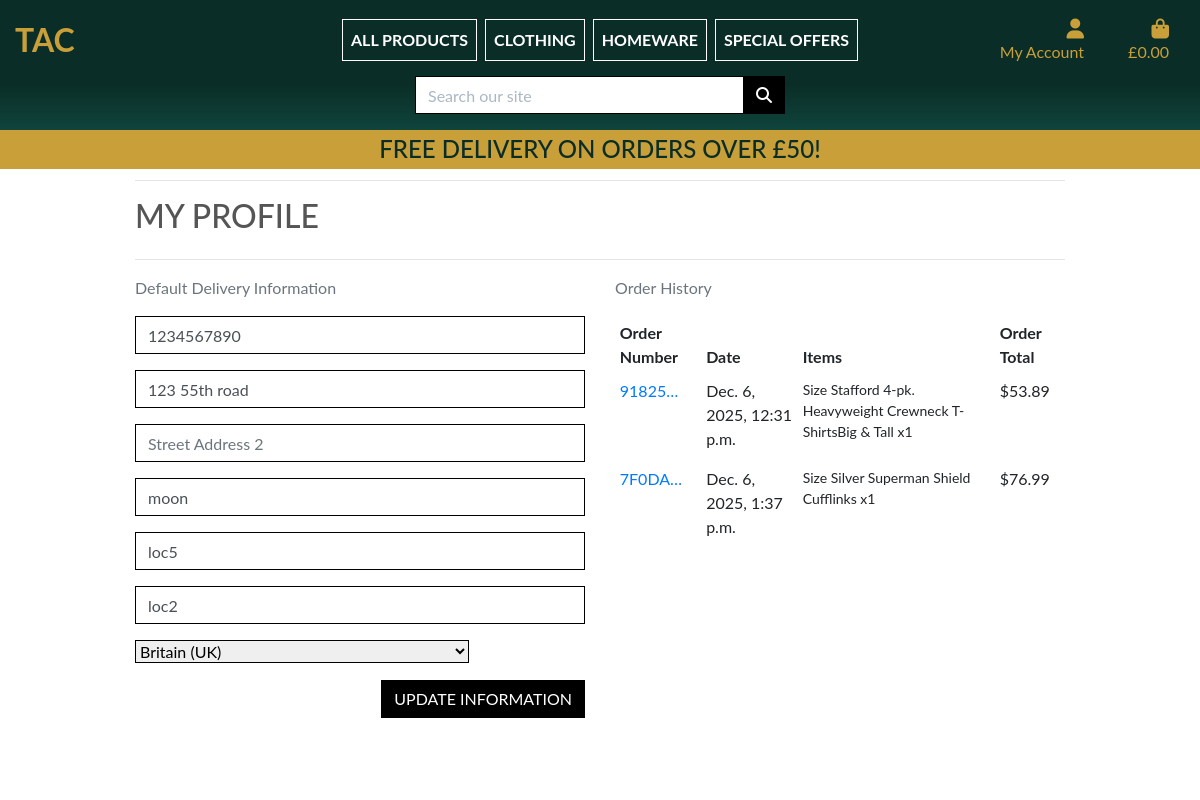
/profile/ (signed in), run on the app's committed database.
### profiles/models.py (models this page shows, shortened)
class UserProfile(models.Model):
    user = models.OneToOneField(User, on_delete=models.CASCADE)
    default_phone_number = models.CharField(max_length=20, null=True, blank=True)
    default_street_address1 = models.CharField(max_length=80, null=True, blank=True)
    default_street_address2 = models.CharField(max_length=80, null=True, blank=True)
    default_town_or_city = models.CharField(max_length=40, null=True, blank=True)
    default_county = models.CharField(max_length=80, null=True, blank=True)
    default_postcode = models.CharField(max_length=20, null=True, blank=True)
    default_country = CountryField(blank_label='Country', null=True, blank=True)

### checkout/models.py (models this page shows, shortened)
class Order(models.Model):
    order_number = models.CharField(max_length=32, null=False, editable=False)
    user_profile = models.ForeignKey(UserProfile, on_delete=models.SET_NULL, null=True, blank=True, related_name='orders')
    full_name = models.CharField(max_length=50, null=False, blank=False)
    email = models.EmailField(max_length=254, null=False, blank=False)
    phone_number = models.CharField(max_length=20, null=False, blank=False)
    country = CountryField(blank_label='Country *', null=False, blank=False)
    postcode = models.CharField(max_length=20, null=True, blank=True)
    town_or_city = models.CharField(max_length=40, null=False, blank=False)
    street_address1 = models.CharField(max_length=80, null=False, blank=False)
    street_address2 = models.CharField(max_length=80, null=True, blank=True)
    county = models.CharField(max_length=80, null=True, blank=True)
    date = models.DateTimeField(auto_now_add=True)
    delivery_cost = models.DecimalField(max_digits=6, decimal_places=2, null=False, default=0)
    order_total = models.DecimalField(max_digits=10, decimal_places=2, null=False, default=0)
    grand_total = models.DecimalField(max_digits=10, decimal_places=2, null=False, default=0)
    original_bag = models.TextField(null=False, blank=False, default='')
    stripe_pid = models.CharField(max_length=254, null=False, blank=False, default='')

class OrderLineItem(models.Model):
    order = models.ForeignKey(Order, null=False, blank=False, on_delete=models.CASCADE, related_name='lineitems')
    product = models.ForeignKey(Product, null=False, blank=False, on_delete=models.CASCADE)
    product_size = models.CharField(max_length=2, null=True, blank=True) # XS, S, M, L, XL
    quantity = models.IntegerField(null=False, blank=False, default=0)
    lineitem_total = models.DecimalField(max_digits=6, decimal_places=2, null=False, blank=False, editable=False)

### products/models.py (models this page shows, shortened)
class Product(models.Model):
    category = models.ForeignKey('Category', null=True, blank=True, on_delete=models.SET_NULL)
    sku = models.CharField(max_length=254, null=True, blank=True)
    name = models.CharField(max_length=254)
    description = models.TextField()
    has_sizes = models.BooleanField(default=False, null=True, blank=True)
    price = models.DecimalField(max_digits=6, decimal_places=2)
    rating = models.DecimalField(max_digits=6, decimal_places=2, null=True, blank=True)
    image_url = models.URLField(max_length=1024, null=True, blank=True)
    image = models.ImageField(null=True, blank=True)

### profiles/views.py (the view)
# urls.py: path('', views.profile, name='profile'),
@login_required
def profile(request):
    profile = get_object_or_404(UserProfile, user=request.user)
    if request.method == 'POST':
        form = UserProfileForm(request.POST, instance=profile)
        if form.is_valid():
            form.save()
            messages.success(request, 'Profile updated successfully')
        else:
            messages.error(request, 'Update failed. Please ensure the form is valid.')
    else:
        form = UserProfileForm(instance=profile)
    orders = profile.orders.all()
    template = 'profiles/profile.html'
    context = {
        'form': form,
        'orders': orders,
        'on_profile_page': True
    }
    return render(request, template, context)

### profiles/forms.py
class UserProfileForm(forms.ModelForm):
    class Meta:
        model = UserProfile
        exclude = ('user',)
    def __init__(self, *args, **kwargs):
        super().__init__(*args, **kwargs)
        placeholders = {
            'default_phone_number': 'Phone Number',
            'default_postcode': 'Postal Code',
            'default_town_or_city': 'Town or City',
            'default_street_address1': 'Street Address 1',
            'default_street_address2': 'Street Address 2',
            'default_county': 'County, State or Locality',
        }
        self.fields['default_phone_number'].widget.attrs['autofocus'] = True
        for field in self.fields:
            if field != 'default_country':
                if self.fields[field].required:
                    placeholder = f'{placeholders[field]} *'
                else:
                    placeholder = placeholders[field]
                self.fields[field].widget.attrs['placeholder'] = placeholder
            self.fields[field].widget.attrs['class'] = 'border-black rounded-0 profile-form-input'
            self.fields[field].label = False

### shopbag/contexts.py (called while the page is built, shortened)
def bag_contents(request):
    bag_items = []
    total = 0
    product_count = 0
    bag = request.session.get('bag', {})
    if total < settings.FREE_DELIVERY_THRESHOLD:
        delivery = total * Decimal(settings.STANDARD_DELIVERY_PERCENTAGE / 100)
        free_delivery_delta = settings.FREE_DELIVERY_THRESHOLD - total
    else:
        delivery = 0
        free_delivery_delta = 0
    grand_total = delivery + total
    context = {
        'bag_items': bag_items,
        'total': total,
        'product_count': product_count,
        'delivery': delivery,
        'free_delivery_delta': free_delivery_delta,
        'free_delivery_threshold': settings.FREE_DELIVERY_THRESHOLD,
        'grand_total': grand_total,
    }
    return context

### profiles/templates/profiles/profile.html (shortened to what this page needs)
{% extends "base.html" %}
{% load static %}
{% block page_header %}
    <div class="container header-container">
    </div>
{% endblock %}
{% block content %}
    <div class="overlay"></div>
    <div class="container">
        <div class="row">
            <div class="col">
                <hr>
                <h2 class="logo-font mb-4">My Profile</h2>
                <hr>
            </div>
        </div>
        <div class="row">
            <div class="col-12 col-lg-6">
                <p class="text-muted">Default Delivery Information</p>
                <form class="mt-3" action="{% url 'profile' %}" method="POST" id="profile-update-form">
                    {{ form|crispy }}
                    <button class="btn btn-black rounded-0 text-uppercase float-right">Update Information</button>
                </form>
            </div>
            <div class="col-12 col-lg-6">
                <p class="text-muted">Order History</p>
                <div class="order-history table-responsive">
                    {% if orders %}
                        <table class="table table-sm table-borderless">
                            <thead>
                                <tr>
                                    <th>Order Number</th>
                                    <th>Date</th>
                                    <th>Items</th>
                                    <th>Order Total</th>
                                </tr>
                            </thead>
                            <tbody>
                                {% for order in orders %}
                                    <tr>
                                        <td>
                                            <a href="{% url 'order_history' order.order_number %}"
                                            title="{{ order.order_number }}">
                                                {{ order.order_number|truncatechars:6 }}
                                            </a>
                                        </td>
                                        <td>{{ order.date }}</td>
                                        <td>
                                            <ul class="list-unstyled">
                                                {% for item in order.lineitems.all %}
                                                    <li class="small">
                                                        {% if item.product.has_sizes %}
                                                            Size {{ item.product.size|upper }}
                                                        {% endif %}
                                                        {{ item.product.name }} x{{ item.quantity }}
                                                    </li>
                                                {% endfor %}
                                            </ul>
                                        </td>
                                        <td>${{ order.grand_total }}</td>
                                    </tr>
                                {% endfor %}
                            </tbody>
                        </table>
                    {% else %}
                        <p class="text-muted mt-3">No current orders.</p>
                    {% endif %}
                </div>
            </div>
        </div>
{% endblock %}

### static/css/base.css (style rules this page uses)
html { height: 100%; }
body { color: #555; font-family: 'Lato'; background-color: #13594E; }
.logo-font { text-transform: uppercase; }
.btn-black { background: black; color: white; }
.border-black { border: 1px solid black !important; }
.overlay { height: 100%; width: 100%; top: 0; left: 0; position: fixed; background: white; z-index: -1; }
@media (min-width: 1200px) { .container { max-width: 80%; } }
@media (min-width: 992px) { .header-container { padding-top: 164px; } }

### data on the page
UserProfile: default_phone_number "1234567890", default_street_address1 "123 55th road", default_town_or_city "moon", default_county "loc5", default_postcode "loc2", default_country "Britain (UK)"
Order: order_number "91825…", date "Dec. 6, 2025, 12:31 p.m.", grand_total "53.89"
OrderLineItem: product.name "Stafford 4-pk. Heavyweight Crewneck T-ShirtsBig & Tall", quantity "1"
Order: order_number "7F0DA…", date "Dec. 6, 2025, 1:37 p.m.", grand_total "76.99"
OrderLineItem: product.name "Silver Superman Shield Cufflinks", quantity "1"

### other printed values
{{ grand_total|default:"0.00"|floatformat:2 }} "0.00"
{{ free_delivery_threshold }} "50"
